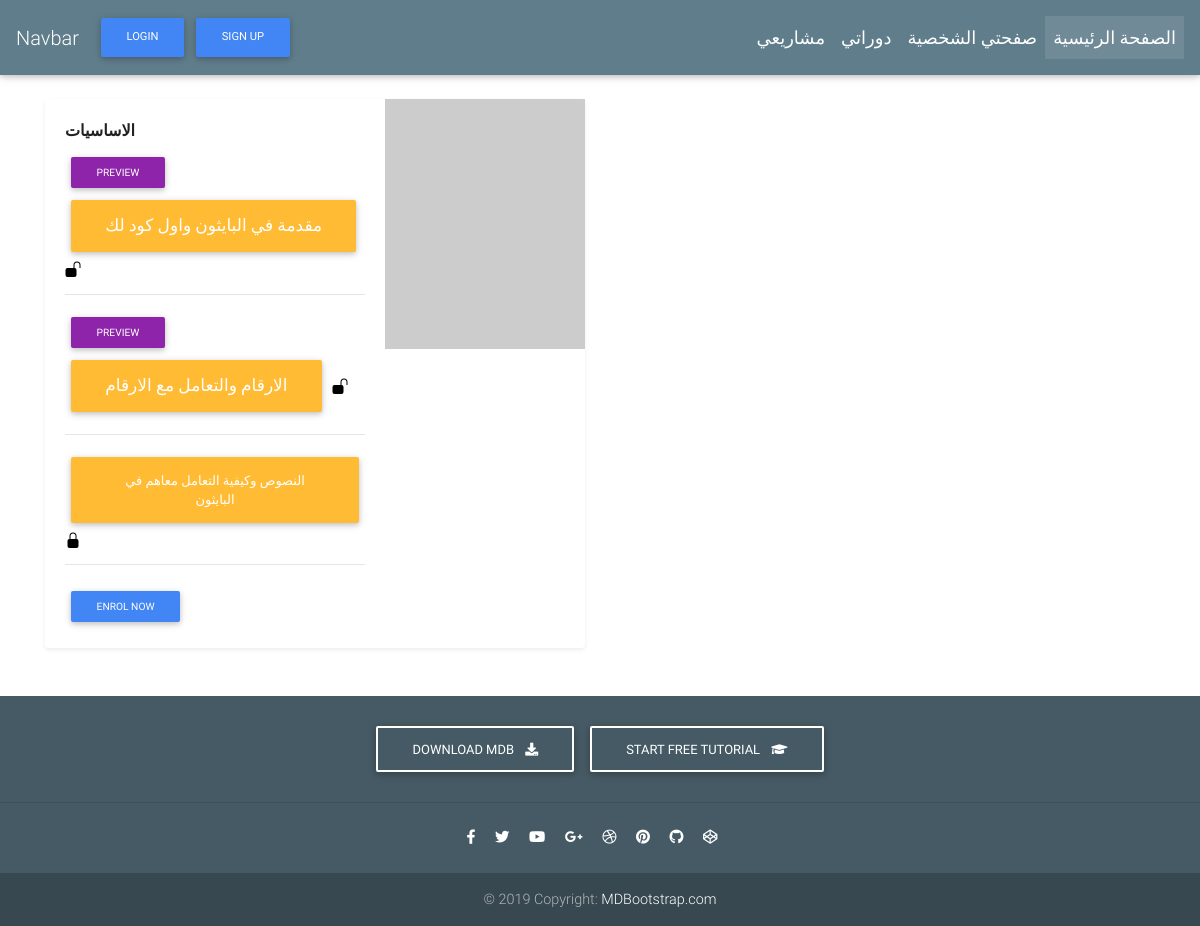
The page /course/1 on the database its author committed.
### MohTech/models.py (models this page shows, shortened)
class Sections(models.Model):
    section_id = models.UUIDField(primary_key=True, default=uuid.uuid4)
    course = models.ForeignKey(Courses, on_delete=models.CASCADE)
    section_name = models.CharField(max_length=50)
    def getTheSectionLessons(self):
        return self.lessons_set.all()

class Lessons(models.Model):
    date_created = models.DateTimeField(auto_now_add=True, null=True, blank=True)
    lesson_id = models.UUIDField(default=uuid.uuid4, primary_key=True)
    section = models.ForeignKey(Sections, on_delete=models.CASCADE)
    lesson_name = models.CharField(max_length=100)
    is_previewed = models.BooleanField(default=False, null=True, blank=True)

### MohTech/views.py (the view)
# urls.py: path('course/<str:pk_>', courseDetail, name='course_detail'),
def courseDetail(request, pk_):
    specific_object_has_been_chosen = Courses.objects.get(id=pk_)
    context = {
        'one_course': specific_object_has_been_chosen,
    }
    return render(request, 'one_course.html', context)

### MohTech/models.py (called while the page is built)
    def getCourseSections(self):
        return self.sections_set.all()

### MohTech/templatetags/cart_items.py (called while the page is built)
@register.filter
def cart_get_items(user):
    all_orders = Orders.objects.filter(user=user, is_ordered=False)
    if all_orders.exists():
        return all_orders[0].ordered_courses.all().count()
    return 0

### templates/one_course.html (shortened to what this page needs)
{% extends 'Main.html' %}
{% block content %}
    <div class="container">
   <h3 class="pb-3 mb-4 mt-4 font-italic border-bottom">
   </h3>
   <div class="row">
       {% for every_thing_the_instance_has in one_course.getCourseSections %}
      <div class="col-md-6">
         <div class="card flex-md-row mb-4 shadow-sm h-md-250">
            <div class="card-body d-flex flex-column align-items-start">
               <strong class="d-inline-block mb-2 text-dark"><b>{{ every_thing_the_instance_has.section_name }}</b></strong>
               <h6 class="mb-0 ">
                   {% for lesson in every_thing_the_instance_has.getTheSectionLessons %}
                       {% if one_course not in request.user.student.getStudentCourses or request.user.is_anonymous%}
                           {% if lesson.is_previewed %}
                               <button class="btn btn-purple btn-sm">Preview</button>
                           <a class="btn btn-warning" style="font-size: 17px" href="{% url 'lesson_detail' lesson.lesson_id %}">{{ lesson.lesson_name }}</a>
                               {% else %}
                                                          <button class="btn btn-warning">{{ lesson.lesson_name }}</button>
<svg class="bi bi-lock-fill" width="1em" height="1em" viewBox="0 0 16 16" fill="currentColor" style="color: black" xmlns="http://www.w3.org/2000/svg">
  <rect width="11" height="9" x="2.5" y="7" rx="2"/>
  <path fill-rule="evenodd" d="M4.5 4a3.5 3.5 0 117 0v3h-1V4a2.5 2.5 0 00-5 0v3h-1V4z" clip-rule="evenodd"/>
</svg>
                               {% endif %}
                       {% endif %}
                       <hr/>
                       {% endfor %}
               </h6>
               <a class="btn btn-primary btn-sm" role="button" href="#" >Enrol Now</a>
            </div>
            <img class="card-img-right flex-auto d-none d-lg-block" alt="Thumbnail [200x250]" src="//placeimg.com/250/250/arch" style="width: 200px; height: 250px;">
         </div>
      </div>
       {% endfor %}
   </div>
</div>
{% endblock %}

### rows shown on the page
Sections: section_name "الاساسيات"
Lessons: lesson_name "مقدمة في البايثون واول كود لك"
Lessons: lesson_name "الارقام والتعامل مع الارقام"
Lessons: lesson_name "النصوص وكيفية التعامل معاهم في البايثون"
